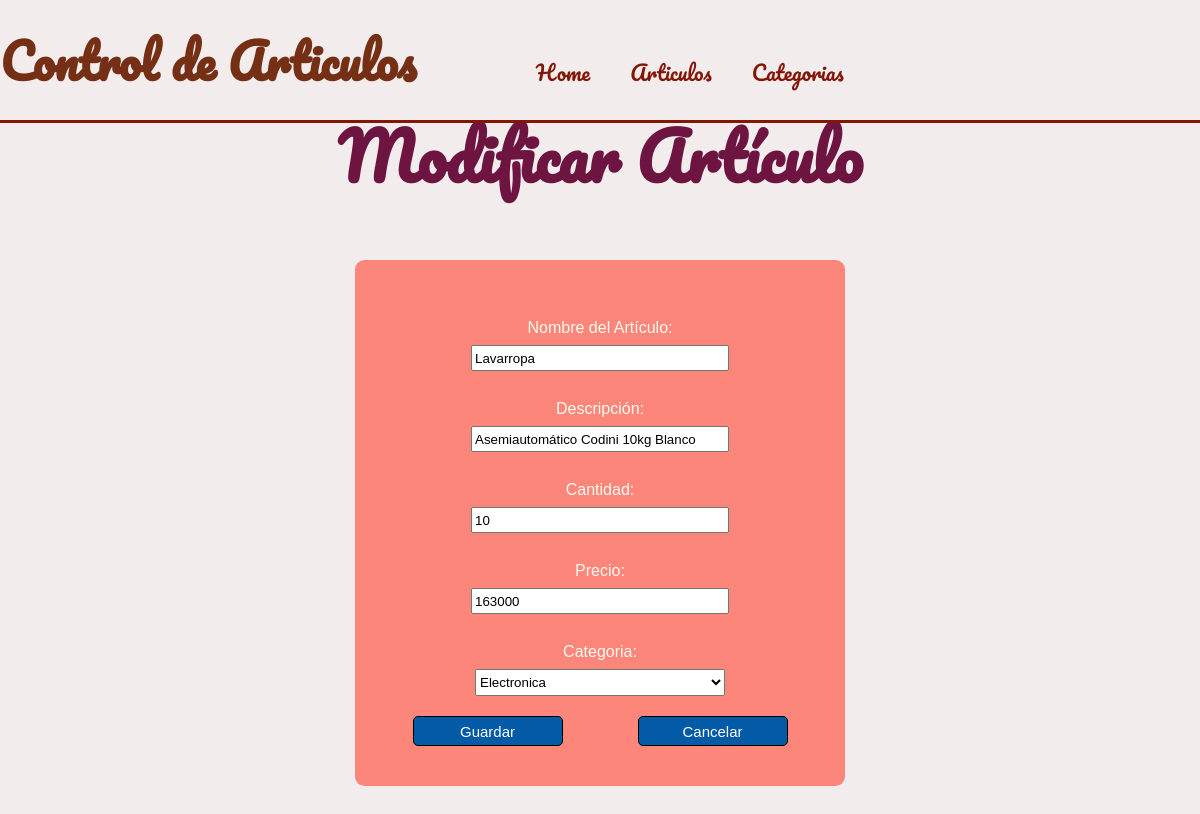
The page /adminarticulos/3 on the database its author committed.
### myapp/models.py (models this page shows)
class Articulos(models.Model):
    nom_articulo = models.CharField(max_length=50)
    des_articulo = models.CharField(max_length=100)
    can_articulo = models.IntegerField()
    pre_articulo = models.FloatField()
    tip_categoria = models.ForeignKey(Categorias, on_delete=models.CASCADE)

class Categorias(models.Model):
    nom_categoria = models.CharField(max_length=50)

### myapp/views.py (the view)
# urls.py: path('adminarticulos/<int:id>',views.adminarticulos),
def adminarticulos(request, id):
    if id == 0:
        articulo = {
            "id":0,
            "nom_articulo":"",
            "des_articulo":"",
            "can_articulo":0,
            "pre_articulo":0,
            "tip_categoria":0
        }
    else:
        articulo = Articulos.objects.get(id=id)
    categorias = Categorias.objects.all()
    return render(request, "adminarticulos.html", {"articulo":articulo,"categorias":categorias})

### myapp/templates/adminarticulos.html (shortened to what this page needs)
{% extends "layouts/menu.html" %}
{% block contenido %}
    {% if articulo.id == 0 %}
        <h1>Agregar Artículo</h1>
    {% else %}
        <h1>Modificar Artículo</h1>
    {% endif %}
    <form id="survey-form" method="POST" action="/guardararticulo/">
        <div class="cuestionario">
            <p>Nombre del Artículo:</p>
            <input id="nombre-articulo" type="text" placeholder="Nombre del artículo..." required name="nom_articulo" value="{{articulo.nom_articulo}}">
            <p>Descripción:</p>
            <input id="descripcion-articulo" type="text" placeholder="Descripción..." required name="des_articulo" value="{{articulo.des_articulo}}">
            <p>Cantidad:</p>
            <input id="cantidad-articulo" type="number" placeholder="Cantidad..." min="1" required name="can_articulo" value="{{articulo.can_articulo}}">
            <p>Precio:</p>
            <input id="precio-articulo" type="text" placeholder="Precio..." required name="pre_articulo" value="{{articulo.pre_articulo|floatformat:0}}">
            <p>Categoria:</p>
            <select id="categoria" name="tip_categoria" required>
                {% for categoria in categorias %}
                    <option value="{{categoria.id}}" {% if articulo.tip_categoria_id == categoria.id %} selected{% endif %}>{{categoria.nom_categoria}}</option>
                {% endfor %}
            </select>
        </div>
        <div class="set-personal" style="text-align: center;">
            <button class="formulario" type="submit">Guardar</button>
            <button class="formulario" id="cancelar2">Cancelar</button>
        </div>
    </form>
{% endblock %}

### myapp/static/css/style.css (style rules this page uses)
body { background-color: rgb(242, 236, 236); }

### myapp/static/css/tabla.css (style rules this page uses)
h1 { margin-top: 100px; font-family: Pacifico; color: rgb(110, 20, 65); height: 10vh; font-size: 4em !important; font-weight: bold; }
body { background-color: rgb(242, 236, 236); text-align: center; }

### myapp/static/css/login.css (style rules this page uses)
:root { --color-pink: rgb(253, 124, 110,0.9); box-sizing: border-box; }
body { background-color: rgb(242, 236, 236); background-attachment: fixed; background-repeat: no-repeat; background-size: cover; background-position:center center; }
#survey-form { background-color: var(--color-pink); width:450px; margin-left: auto; margin-right: auto; padding:40px 20px ; margin-top: 80px; margin-bottom:80px; font-size: 1rem; font-family: 'Raleway', sans-serif; border-radius: 0.60rem; }
.cuestionario { margin: 0 40px; color: #FFF9F0; line-height:1.5; text-align: center; }
input, select { width: 250px; height: 20px; margin-bottom: 10px; }
select { width: 250px; height: 27px; margin-bottom: 10px; }
.cuestionario p { margin-bottom: 5px; }
.set-personal { display: flex; margin-top: 10px; }
.formulario { margin: auto; border-radius:5px; color:white; background-color:#035aa6; border: 1px solid black; height:30px; width:150px; font-size:15px; font-family: 'Raleway', sans-serif; cursor: pointer; }

### rows shown on the page
Articulos: nom_articulo "Lavarropa", des_articulo "Asemiautomático Codini 10kg Blanco", can_articulo "10", pre_articulo "163000", tip_categoria "Electronica"
